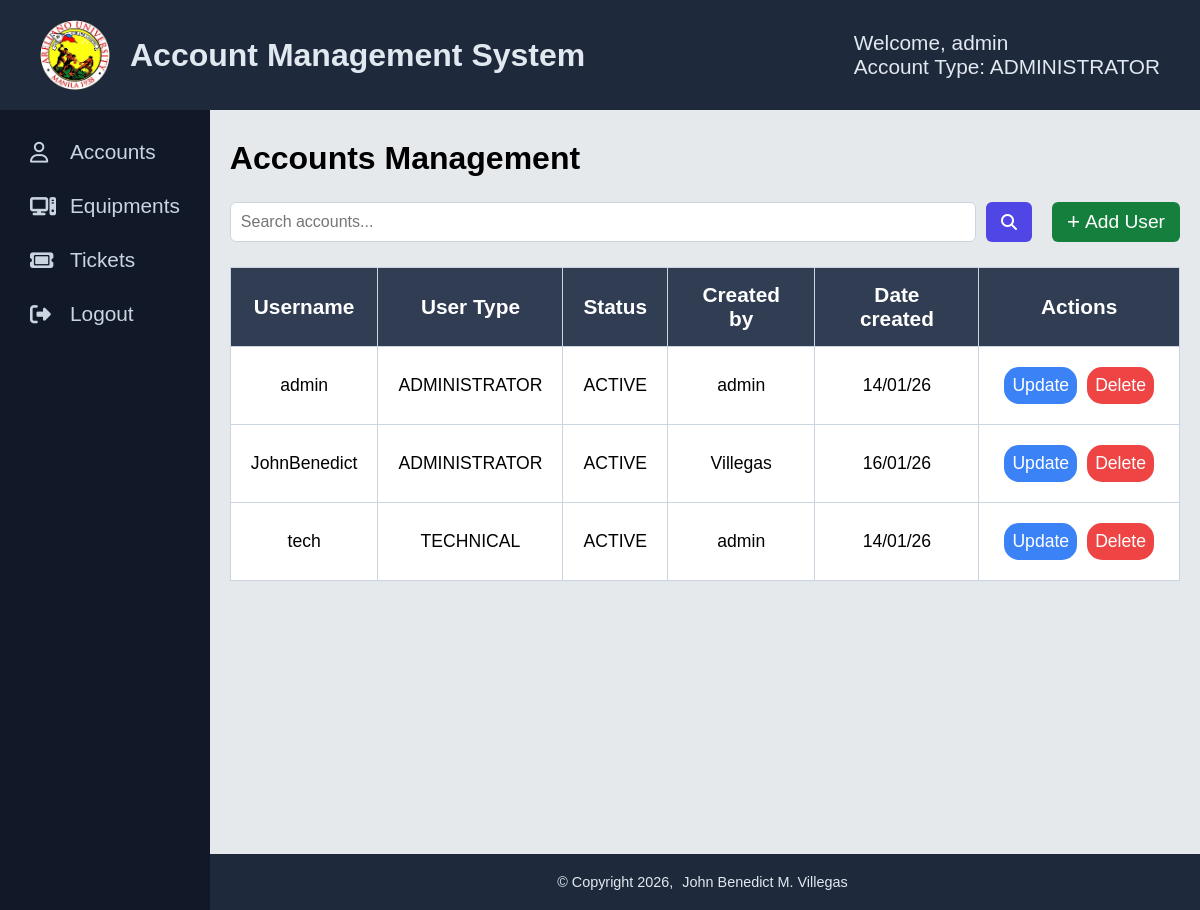
Page /userManagement/accounts-management.php (signed in) on the earlier database version.
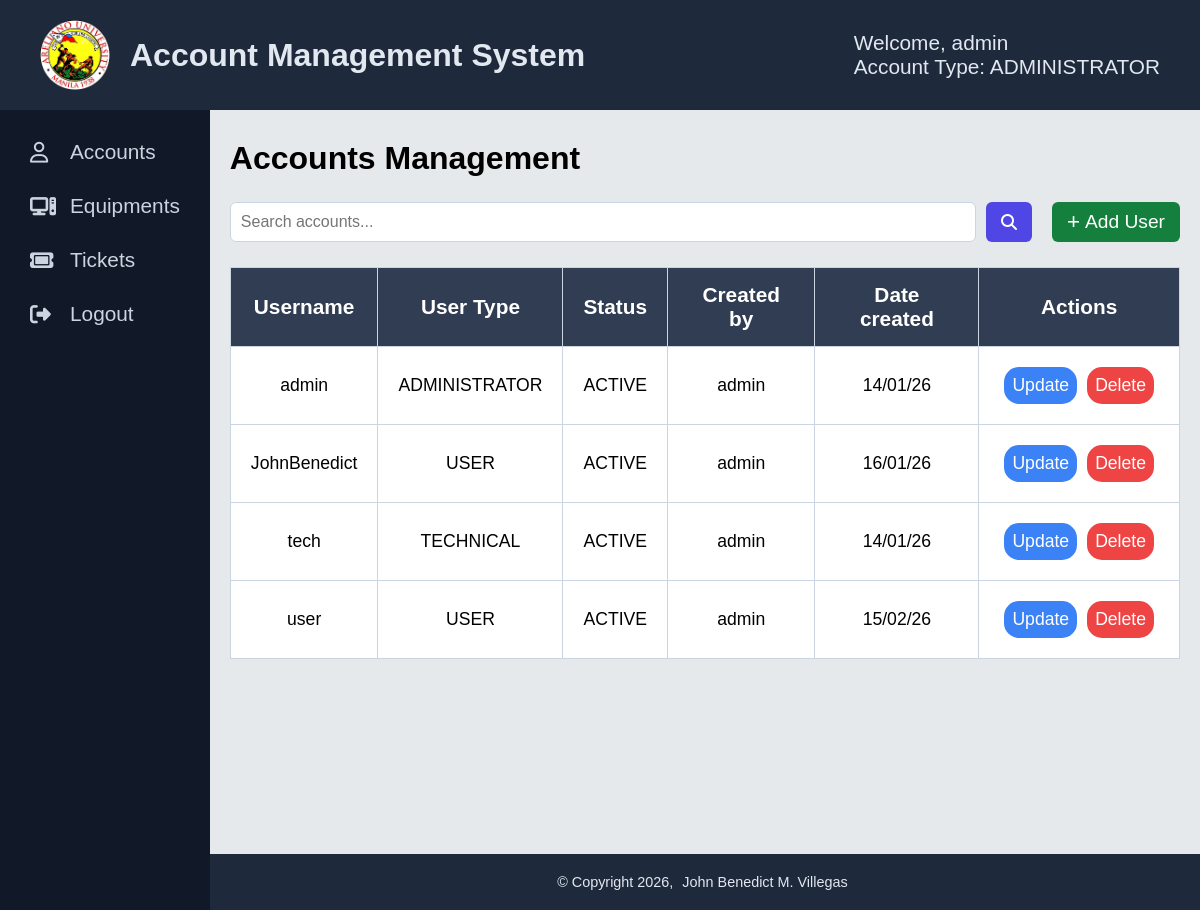
Same page on the later database version.
### tables this page shows
CREATE TABLE `tblaccounts` (
  `username` varchar(50) NOT NULL,
  `password` varchar(50) NOT NULL,
  `usertype` varchar(20) NOT NULL,
  `status` varchar(10) NOT NULL,
  `createdby` varchar(50) NOT NULL,
  `datecreated` varchar(50) NOT NULL
);

### userManagement/accounts-management.php (the view, shortened to what this page needs)
<!DOCTYPE html>
<html lang="en">
<head>
    <link rel="stylesheet" href="https://cdnjs.cloudflare.com/ajax/libs/font-awesome/6.5.1/css/all.min.css">
    <link rel="stylesheet" href="../assets/css/accounts-managements.css">
    <link rel="stylesheet" href="../assets/css/notification.css">
</head>
<body>
    <?php include("../includes/nav-sidebar.php")?>
        <div class="container">
            <div class="wrapper">
                        <form action="<?php echo htmlspecialchars($_SERVER['PHP_SELF'])?>" method="post">
                            <h4>Accounts Management</h4>
                            <div class="head-con">
                                    <div class="searchdiv">
                                        <input type="text" name="txtsearch" placeholder="Search accounts...">
                                        <button type="submit" name="btnsearch" class="search-btn">
                                            <i class="fa-solid fa-magnifying-glass"></i>
                                        </button>
                                    </div>
                                    <div class="create-div">
                                        <a href="./create-account.php" name="btncreate" class="create-btn">
                                            <span style="margin-right: 5px; font-size: 1.4rem;">+</span><span class="mobile-block">Add User</span>
                                        </a>
                                    </div>
                                </div>
                    <div class="table-div">
                        <?php
                        function buildtable($result) {
                            if (mysqli_num_rows($result) > 0) {
                                echo "<table>";
                                echo "<tr>";
                                echo "<th>Username</th><th>User Type</th><th>Status</th><th>Created by</th><th>Date created</th><th>Actions</th>";
                                echo "</tr>";
                                while ($row = mysqli_fetch_array($result)) {
                                    echo "<tr>";
                                    echo "<td>" . $row['username'] . "</td>";
                                    echo "<td>" . $row['usertype'] . "</td>";
                                    echo "<td>" . $row['status'] . "</td>";
                                    echo "<td>" . $row['createdby'] . "</td>";
                                    echo "<td>" . $row['datecreated'] . "</td>";
                                    echo "<td class = 'actions'>";
                                    echo "<a href = 'update-account.php?username=". $row['username']. "' class='update'>Update</a>";
                                    echo "<a href = 'delete-account.php?username=". $row['username']. "' class='delete'>Delete</a>";
                                    echo "</td>";
                                    echo "</tr>";
                                }
                                echo "</table>";
                            } else {
                                echo "No record/s found.";
                            }
                        }
                        require_once "../config/config.php";
                        if (isset($_POST['btnsearch'])) {
                            $sql = "SELECT * FROM tblaccounts WHERE username LIKE ? OR usertype LIKE ? ORDER BY username";
                            if ($stmt = mysqli_prepare($link, $sql)) {
                                $searchvalue = '%' . $_POST['txtsearch'] . '%';
                                mysqli_stmt_bind_param($stmt, "ss", $searchvalue, $searchvalue);
                                if (mysqli_stmt_execute($stmt)) {
                                    $result = mysqli_stmt_get_result($stmt);
                                    buildtable($result);
                                }
                            }
                        } else {
                            $sql = "SELECT * FROM tblaccounts ORDER BY username";
                            if ($stmt = mysqli_prepare($link, $sql)) {
                                if (mysqli_stmt_execute($stmt)) {
                                    $result = mysqli_stmt_get_result($stmt);
                                    buildtable($result);
                                }
                            }
                        }
                        ?>
                    </div>
                </form>
            </div>
            <?php include("../includes/footer.php")?>
        </div>
    </main>
</body>
</html>

### includes/nav-sidebar.php (shortened to what this page needs)
<nav>
      <div class="usernav">
          <div class="nav-title">
              <img src="../assets/img/aulogo.png" alt="">
              <h4><?php echo $_SESSION['title'];?></h4>
          </div>
          <?php
              if (isset($_SESSION['username'])) {
          ?>
              <div class="nav-user" >
                  <p>Welcome, <?php echo $_SESSION['username']?></p>
                  <p>Account Type: <?php echo $_SESSION['usertype']?> </p>
              </div>
          <?php } else {
                  header('location: ../login.php');
              }
          ?>
      </div>
  </nav>
  <main>
      <aside id="sidebar">
          <?php if ($_SESSION['usertype'] == 'ADMINISTRATOR') { ?>
              <a href="../userManagement/accounts-management.php">
                  <i class="fa-regular fa-user"></i>
                  <span>Accounts</span>
              </a>
              <a href="../equipmentManagement/equipment-management.php">
                  <i class="fa-solid fa-computer"></i>
                  <span>Equipments</span>
              </a>
              <a href="../ticket-management/ticket-management-admin.php">
                  <i class="fa-solid fa-ticket"></i>
                  <span>Tickets</span>
              </a>
          <?php } ?>
          <a href="../auth/logout.php">
              <i class="fa-solid fa-right-from-bracket"></i>
              Logout
          </a>
      </aside>

### includes/footer.php (shortened to what this page needs)
<footer>
    <div class="footer-content">
        <p>&copy; Copyright 2026, <a href="https://github.com/johnbhd">John Benedict M. Villegas</a> </p>
    </div>
</footer>

### assets/css/accounts-managements.css (style rules this page uses)
* { font-family: Arial, Helvetica, sans-serif; padding: 0; margin: 0; box-sizing: border-box; }
body { background-color: #e6e9eb; }
.container { display: flex; flex-direction: column; width: 100%; min-height: 100vh; }
.wrapper { display: flex; flex: 1; padding: 30px 20px; }
form { display: flex; flex-direction: column; gap: 5px; width: 100%; max-width: 100%; }
form h4 { font-size: 2rem; }
.head-con { width: 100%; display: flex; padding: 20px 0px; gap: 20px; }
.searchdiv { display: flex; gap: 10px; flex: 1; }
.searchdiv input[type="text"] { flex: 1; padding: 10px; border-radius: 6px; border: 1px solid #CBD5E1; outline: none; font-size: 1rem; }
.search-btn i { font-size: 1rem; }
.search-btn { background-color: #4F46E5; border: none; border-radius: 6px; padding: 0 15px; color: white; cursor: pointer; display: flex; align-items: center; justify-content: center; font-size: 1rem; }
.create-btn { background-color: #15803d; border: none; text-decoration: none; border-radius: 6px; padding: 0 15px; height: 100%; color: white; cursor: pointer; display: flex; align-items: center; justify-content: center; font-size: 1.2rem; }
.table-div { overflow-x: auto; width: 100%; }
table { border: 1px solid #CBD5E1; border-collapse: collapse; background-color: white; width: 100%; -webkit-overflow-scrolling: touch; }
th { background-color: #303d52; color: white; padding: 15px 20px; font-size: 1.3rem; }
td { font-size: 1.1rem; padding: 15px 20px; }
th { background-color: #303d52; color: white; }
tr, th, td { border: 1px solid #CBD5E1; text-align: center; }
.actions { display: flex; justify-content: center; }
.actions a { text-decoration: none; color: white; }
.actions .update, .actions .delete { padding: 8px; margin: 5px; border-radius: 15px; cursor: pointer; }
.actions .update { background-color: #3B82F6; }
.actions .delete { background-color: #EF4444; }
td.actions { border: none; }

### includes/nav-sidebar.php (style rules this page uses)
html, body { height: 100%; margin: 0; }
nav { display: flex; font-size: 1rem; gap: 20px; background-color: #1E293B; color: #E2E8F0; padding: 20px; }
nav img { width: 70px; height: 70px; }
.usernav { display: flex; align-items: center; justify-content: space-between; width: 100%; padding: 0 20px; }
aside { display: flex; flex-direction: column; padding: 30px 30px; min-height: 100vh; gap: 30px; background-color: #111827; }
aside a { display: grid; grid-template-columns: 30px 1fr; align-items: center; justify-content: start; text-decoration: none; color: #CBD5E1; cursor: pointer; font-size: 1.3rem; gap: 10px; }
main { display: flex; min-height: 100vh; }
.nav-title { display: flex; align-items: center; gap: 20px; }
.nav-title img { width: 70px; height: 70px; }
.nav-title h4 { font-size: 2rem; }
.nav-user { display: flex; flex-direction: column; font-size: 1.3rem; }

### includes/footer.php (style rules this page uses)
footer { background-color: #1E293B; color: #E2E8F0; padding: 20px 30px; text-align: center; font-size: 0.9rem; }
footer a { color: #E2E8F0; text-decoration: none; margin: 0 5px; }

Differences in the rows shown:
changed tblaccounts "JohnBenedict": usertype "ADMINISTRATOR" → "USER"; createdby "Villegas" → "admin"
added tblaccounts: username "user", usertype "USER", status "ACTIVE", createdby "admin", datecreated "15/02/26"
